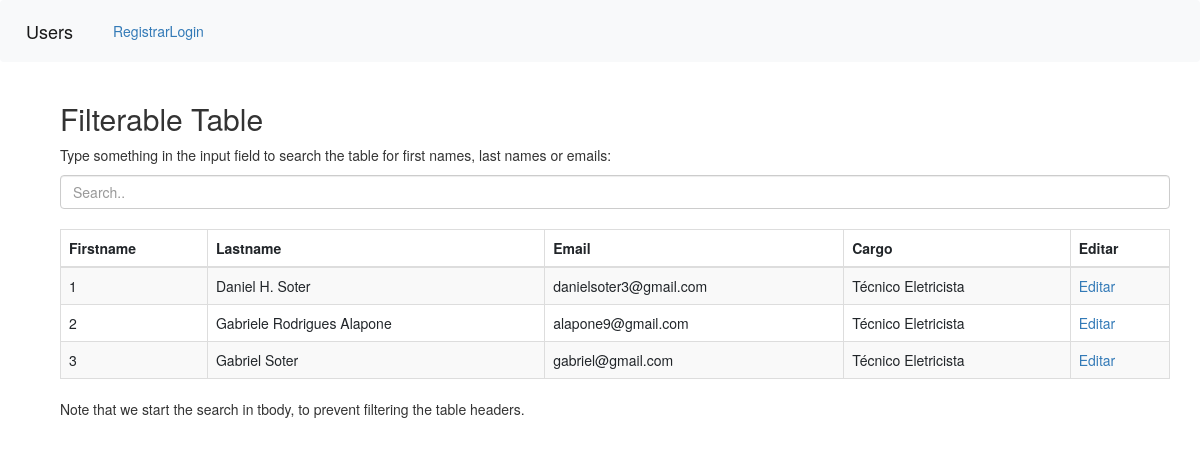
Screenshot of /pagina-inicial with the database file from the repository.
### app/models.py (models this page shows, shortened)
class Usuario(db.Model, UserMixin):
    __tablename__ = "usuarios"
    id = db.Column(db.Integer, primary_key=True, autoincrement=True)
    nome = db.Column(db.String(84), nullable=False)
    email = db.Column(db.String(84), nullable=False, unique=True, index=True)
    senha = db.Column(db.String(255), nullable=False)
    cargo = db.Column(db.String(84), nullable=False)
    atividade = db.relationship('Atividade', backref='usuarios', uselist=True)

### app/usuarios/views.py (the view)
@usuarios.route("/pagina-inicial")
def home():
    usuarios = Usuario.query.all() # Select * from users;
    return render_template("usuarios.html", usuarios=usuarios)

### app/templates/usuarios.html (shortened to what this page needs)
{% extends 'base_geral.html' %} {% block content %}
<!DOCTYPE html>
<html lang="en">
<head>
  <link rel="stylesheet" href="https://maxcdn.bootstrapcdn.com/bootstrap/3.4.1/css/bootstrap.min.css">
</head>
<body>
<div class="container">
  <h2>Filterable Table</h2>
  <p>Type something in the input field to search the table for first names, last names or emails:</p>
  <input class="form-control" id="myInput" type="text" placeholder="Search..">
  <br>
  <table class="table table-bordered table-striped">
    <thead>
      <tr>
        <th>Firstname</th>
        <th>Lastname</th>
        <th>Email</th>
        <th>Cargo</th>
        <th>Editar</th>
      </tr>
    </thead>
    <tbody id="myTable">
      {% for usuario in usuarios %}
      {% if usuario.cargo == "Técnico Eletricista" %}
      <tr>
        <td>
          {{ usuario.id }}
        </td>
        <td>
          {{ usuario.nome }}
        </td>
        <td>
          {{ usuario.email }}
        </td>
        <td>
          {{ usuario.cargo }}
        </td>
        <td>
          <a href="{{ url_for('usuarios.unique', id=usuario.id) }}">Editar</a>
        </td>
      </tr>
      {% endif %}
      {% endfor %}
    </tbody>
  </table>
  <p>Note that we start the search in tbody, to prevent filtering the table headers.</p>
</div>
</body>
</html>
{% endblock %}

### app/templates/base_geral.html (shortened to what this page needs)
<!doctype html>
<html lang="pt-br">
<head>
  {% block styles %}
    <link rel="stylesheet" href="https://stackpath.bootstrapcdn.com/font-awesome/4.7.0/css/font-awesome.min.css">
    <link rel="stylesheet" href="https://cdn.jsdelivr.net/npm/bootstrap@4.6.0/dist/css/bootstrap.min.css">
    {{ bootstrap.load_css() }}
  {% endblock styles %}
</head>
<body>
  {% include 'nav.html' %}
  <div class="container">
    {% block content %} {% endblock %}
  </div>
</body>
</html>

### app/templates/nav.html (shortened to what this page needs)
<nav class="navbar navbar-expand-lg navbar-light bg-light">
  <a class="navbar-brand" href="{{ url_for('usuarios.home') }}">Users</a>
  <div class="collapse navbar-collapse" id="navbarNav">
    <ul class="navbar-nav">
      {% if not current_user.is_authenticated %}
      <li class="nav-item">
        <a href="{{ url_for('autenticacao.register') }}">Registrar</a>
      </li>
      <li class="nav-item">
        <a href="{{ url_for('autenticacao.index') }}">Login</a>
      </li>
      {% else %}
      <li class="nav-item">
        <a href="{{ url_for('autenticacao.logout') }}">Sair</a>
      </li>
      {% endif %}
    </ul>
  </div>
</nav>

### rows the page displays
Usuario: id "1", nome "Daniel H. Soter", email "danielsoter3@gmail.com", cargo "Técnico Eletricista"
Usuario: id "2", nome "Gabriele Rodrigues Alapone", email "alapone9@gmail.com", cargo "Técnico Eletricista"
Usuario: id "3", nome "Gabriel Soter", email "gabriel@gmail.com", cargo "Técnico Eletricista"
